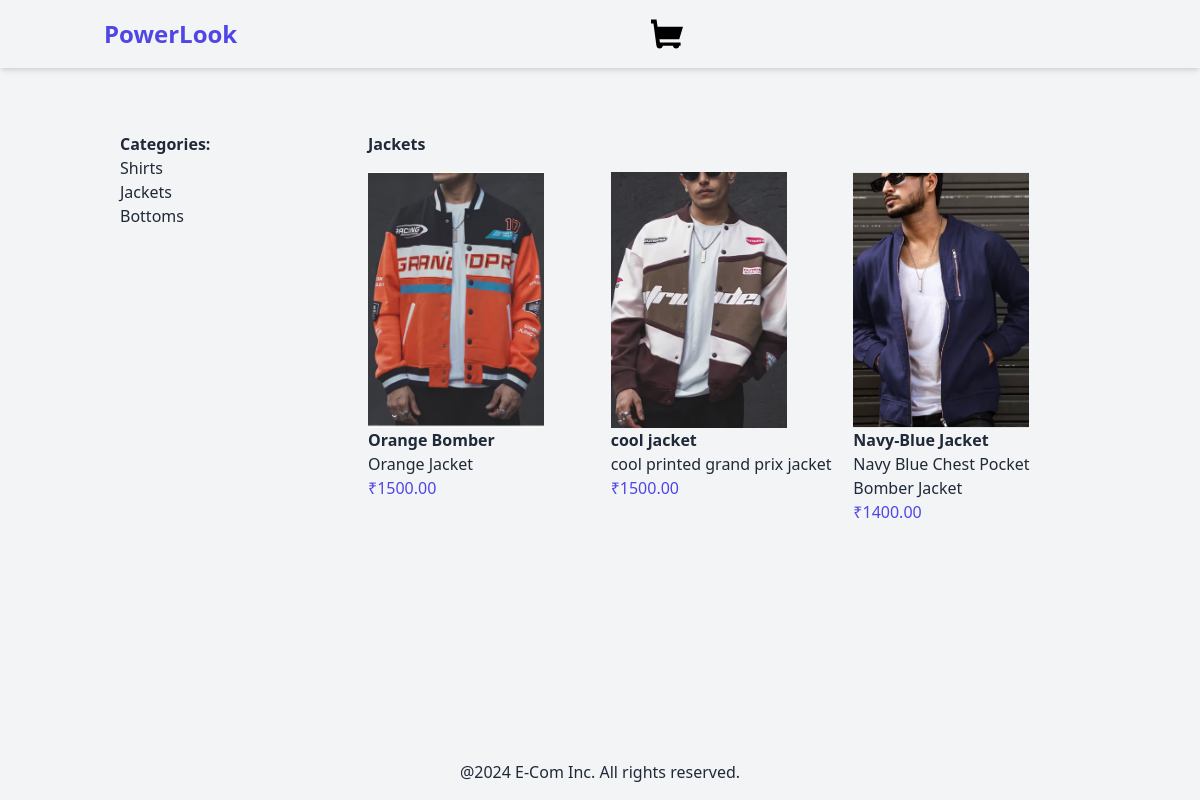
The app's page /jackets/ with its own data.
### products/models.py (models this page shows, shortened)
class Category(models.Model):
    name = models.CharField(max_length=250)
    slug = models.SlugField(unique=True)
    class Meta:
        verbose_name_plural = "categories"

class Product(models.Model):
    category = models.ForeignKey(Category, related_name='products', on_delete=models.CASCADE)
    name = models.CharField(max_length=250)
    slug = models.SlugField(max_length=250)
    description = models.TextField(blank=True)
    price = models.DecimalField(max_digits=10, decimal_places=2)
    available = models.BooleanField(default=True)
    created = models.DateTimeField(auto_now_add=True)
    updated = models.DateTimeField(auto_now=True)
    image = models.ImageField(upload_to='products', blank=True, null=True)

### products/views.py (the view)
# urls.py: path('', views.product_list, name='product_list'),
def product_list(request, category_slug=None):
    category = None
    products = Product.objects.filter(available=True)
    categories = Category.objects.all()
    if category_slug:
        category = get_object_or_404(Category, slug=category_slug)
        products = products.filter(category=category)
    return render(request, 'products/product/list.html', {
        'category':category,
        'products':products,
        'categories':categories,
    })

### products/templates/products/product/list.html (shortened to what this page needs)
{% extends "base.html" %}
{%block content%}
<div class="container mx-auto p-4 flex">
    <aside class="w-1/4 p-4">
        <h2 class="font-bold">Categories:</h2>
        <ul>
            {%for category in categories%}
            <li>
                <a href="{% url 'products:product_list_by_category' category.slug %}">{{category.name}}</a>
            </li>
            {%endfor%}
        </ul>
    </aside>
    <main class="w-3/4 p-4">
        {%if category%}
        <h2 class="font-bold mb-4">{{category.name}}</h2>
        {%else%}
        <h2 class="font-bold mb-4">All Products:</h2>
        {%endif%}
        <div class="grid grid-cols-3 gap-4">
            {% for product in products %}
            <a href="{% url 'products:product_detail' product.id product.slug %}">
            <div>
                {% if product.image %}
                <img src="{{product.image.url}}" alt={{product.name}} class="h-64 w-44 object-cover">
                {%else%}
                <p>The image is not available</p>
                {%endif%}
                <h3 class="font-semibold">{{product.name}}</h3>
                <p>{{product.description}}</p>
                <p class="text-indigo-600">₹{{product.price}}</p>
            </div>
        </a>
            {%endfor%}
        </div>
    </main>
</div>
{%endblock%}

### records on screen
Category: name "Shirts"
Category: name "Jackets"
Category: name "Bottoms"
Product: image (picture), name "Orange Bomber", description "Orange Jacket", price "1500.00"
Product: image (picture), name "cool jacket", description "cool printed grand prix jacket", price "1500.00"
Product: image (picture), name "Navy-Blue Jacket", description "Navy Blue Chest Pocket Bomber Jacket", price "1400.00"
